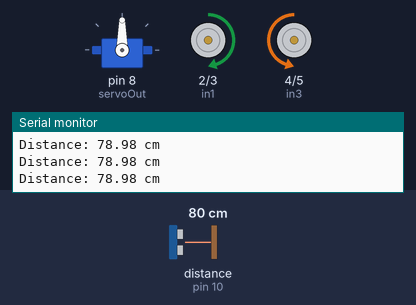
Bench run of a sketch on a simulated Arduino Uno, built with avr-gcc and run on an emulated ATmega328P. Shown: servo, motor-driver pin pairs drawn as motors (green arrow = first pin HIGH = forward, orange = second pin HIGH = backward, longer = more drive, scaled by the enable pin), the last lines printed to the serial monitor. Wiring (inferred from the names in the program): ultrasonic range finder: trigger pin 9; echo pin 10. The inputs (shaded band) are chosen by the test bench; at power-on: distance to the obstacle (sensor on pin 10) 80 cm. The echo pulse lasts 58.3 µs per cm.

Above: at 1.2 s.
1.3 s: distance to the obstacle (sensor on pin 10) set to 54 cm
4.3 s: distance to the obstacle (sensor on pin 10) set to 46 cm
At 4.62 s:
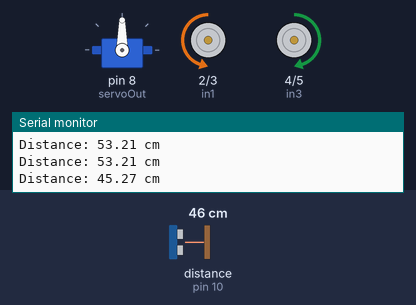
7.3 s: distance to the obstacle (sensor on pin 10) set to 60 cm
At 9.11 s:
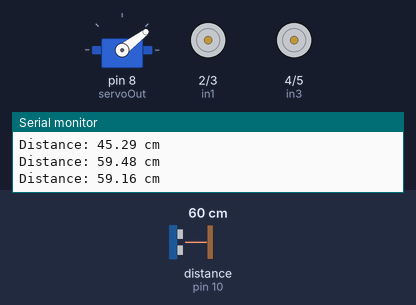
10.3 s: distance to the obstacle (sensor on pin 10) set to 2 cm
At 10.97 s:
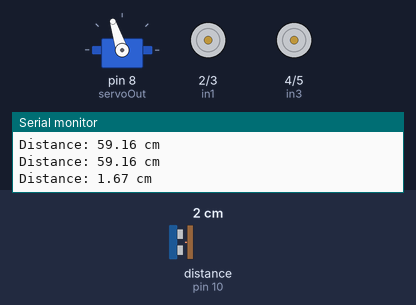
Timing chart, 0 to 14.3 s (numbered marks = the images above; inputs shaded):
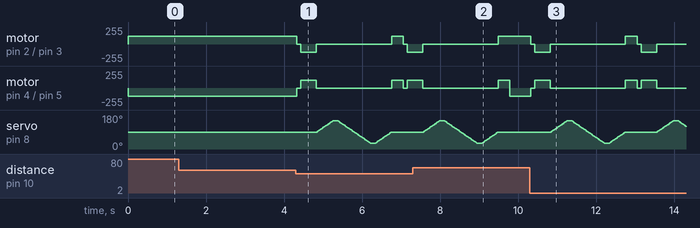

The sketch:

DirectionChangingCar_Ultrasonic_Servo_Car_sketch_aug27b.ino
```cpp
#include <Servo.h>

const int trigPin = 9;
const int echoPin = 10;
const int servoOut = 8;
const int in1 = 2;
const int in2 = 3;
const int in3 = 4;
const int in4 = 5;
const int enA = 6;
const int enB = 11;

Servo servoS;


long duration;
float distance;

void setup() {

  Serial.begin(9600);

  pinMode(trigPin, OUTPUT);
  pinMode(echoPin, INPUT);
  pinMode(servoOut, OUTPUT);
  pinMode(in1, OUTPUT);
  pinMode(in2, OUTPUT);
  pinMode(in3, OUTPUT);
  pinMode(in4, OUTPUT);

  analogWrite(enA, 120);
  analogWrite(enB, 120);

  servoS.attach(servoOut);
  servoS.write(90); // 90+ = left side || // > 90 = right side
}
void backward()
{
  digitalWrite(in1, LOW);
  digitalWrite(in2, HIGH);
  digitalWrite(in3, HIGH);
  digitalWrite(in4, LOW);
}
void forward()
{
  digitalWrite(in1, HIGH);
  digitalWrite(in2, LOW);
  digitalWrite(in3, LOW);
  digitalWrite(in4, HIGH);
}
void left(){
  digitalWrite(in1, HIGH);
  digitalWrite(in2, LOW);
  digitalWrite(in3, HIGH);
  digitalWrite(in4, LOW);
}
void right(){
  digitalWrite(in1, LOW);
  digitalWrite(in2, HIGH);
  digitalWrite(in3, LOW);
  digitalWrite(in4, HIGH);
}

void stop(){
  digitalWrite(in1, LOW);
  digitalWrite(in2, LOW);
  digitalWrite(in3, LOW);
  digitalWrite(in4, LOW);
}

void dist(){
  digitalWrite(trigPin, LOW);
  delayMicroseconds(10);


  digitalWrite(trigPin, HIGH);
  delayMicroseconds(2);
  digitalWrite(trigPin, LOW);


  duration = pulseIn(echoPin, HIGH, 25000);


  distance = duration * (0.034 / 2);


  Serial.print("Distance: ");
  Serial.print(distance);
  Serial.println(" cm");
}
void loop() {
  dist();
  if(distance != 0.00 && distance <= 50){
    stop();
    delay(100);
    backward();
    delay(400);
    stop();

    for(int i=90; i<=150; i++){
      servoS.write(i);
      delay(7);
    }

    int leftSide;

    do{
      dist();
  }while(distance==0.00);
    leftSide = distance;
    delay(100);

    for(int i = 150; i>=30; i--){
      servoS.write(i);
      delay(7);
    }

    int rightSide;

   do{
    dist();
   }while(distance==0.00);
    rightSide = distance;
    delay(100);
    for(int i=30; i <= 90; i++){
      servoS.write(i);
      delay(7);
    }
    if(leftSide > rightSide){
      left();
      delay(300);
      stop();
    }
    else{
      left();
      delay(300);
      stop();
    }

  }
  forward();

}
```

Measured:
- the behaviour switches between 51 and 50 cm on distance to the obstacle (sensor on pin 10) (found by bisection; images 0 and 1)
- after the input at 7.3 s, motor on pin 2 (in1) / pin 3 (in2): goes on until 9.5 s, then stays forward 120/255
